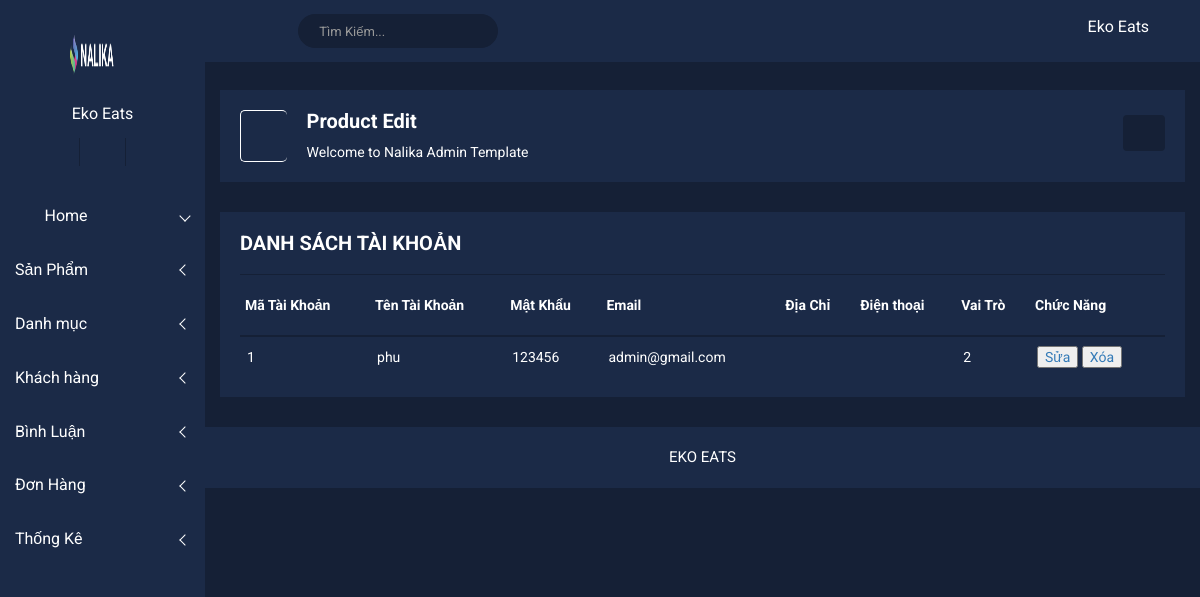
The page /admin/index.php?act=dstk on the database its author committed.
### tables this page shows
CREATE TABLE `taikhoan` (
  `id` int NOT NULL,
  `user` varchar(50) NOT NULL,
  `pass` varchar(50) NOT NULL,
  `email` varchar(255) NOT NULL,
  `address` varchar(255) DEFAULT NULL,
  `tel` varchar(20) DEFAULT NULL,
  `role` int NOT NULL DEFAULT '0'
);

### model/pdo.php (called while the page is built, shortened)
<?php
function pdo_get_connection(){
    $dburl = "mysql:host=localhost;dbname=duanmau25;charset=utf8";
    $username = 'root';
    $password = '';
    $conn = new PDO($dburl, $username, $password);
    $conn->setAttribute(PDO::ATTR_ERRMODE, PDO::ERRMODE_EXCEPTION);
    return $conn;
}
function pdo_query($sql){
    $sql_args = array_slice(func_get_args(), 1);
    try{
        $conn = pdo_get_connection();
        $stmt = $conn->prepare($sql);
        $stmt->execute($sql_args);
        $rows = $stmt->fetchAll();
        return $rows;
    }
    catch(PDOException $e){
        throw $e;
    }
    finally{
        unset($conn);
    }
}

### model/taikhoan.php (called while the page is built, shortened)
<?php
    function loadall_taikhoan() {
        $sql="select * from taikhoan order by id desc";
        $listtaikhoan=pdo_query($sql);
        return $listtaikhoan;
    }
?>

### admin/taikhoan/dstk.php (the view)
<div class="breadcome-area">
                <div class="container-fluid">
                    <div class="row">
                        <div class="col-lg-12 col-md-12 col-sm-12 col-xs-12">
                            <div class="breadcome-list">
                                <div class="row">
                                    <div class="col-lg-6 col-md-6 col-sm-6 col-xs-6">
                                        <div class="breadcomb-wp">
											<div class="breadcomb-icon">
												<i class="icon nalika-home"></i>
											</div>
											<div class="breadcomb-ctn">
												<h2>Product Edit</h2>
												<p>Welcome to Nalika <span class="bread-ntd">Admin Template</span></p>
											</div>
										</div>
                                    </div>
                                    <div class="col-lg-6 col-md-6 col-sm-6 col-xs-6">
                                        <div class="breadcomb-report">
											<button data-toggle="tooltip" data-placement="left" title="Download Report" class="btn"><i class="icon nalika-download"></i></button>
										</div>
                                    </div>
                                </div>
                            </div>
                        </div>
                    </div>
                </div>
            </div>
        </div>
        <div class="single-product-tab-area mg-b-30">
<div class="product-status mg-b-30">
            <div class="container-fluid">
                <div class="row">
                    <div class="col-lg-12 col-md-12 col-sm-12 col-xs-12">
                        <div class="product-status-wrap">
                            <h4>DANH SÁCH TÀI KHOẢN</h4>
                            <table>
                                <tr>
                                    <th>Mã Tài Khoản</th>
                                    <th>Tên Tài Khoản</th>
                                    <th>Mật Khẩu</th>
                                    <th>Email</th>
                                    <th>Địa Chỉ</th>
                                    <th>Điện thoại</th>
                                    <th>Vai Trò</th>
                                    <th>Chức Năng</th>
                                </tr>
                                <tr>
                                <?php
                                     foreach ($listtaikhoan as $taikhoan) {
                                        extract($taikhoan);
                                        $suatk="index.php?act=suatk&id=".$id;
                                        $xoatk="index.php?act=xoatk&id=".$id;
                                        echo '<tr>
                                            <td>'.$id.'</td>
                                            <td>'.$user.'</td>
                                            <td>'.$pass.'</td>
                                            <td>'.$email.'</td>
                                            <td>'.$address.'</td>
                                            <td>'.$tel.'</td>
                                            <td>'.$role.'</td>
                                            <td><a href="'.$suatk.'"><input type="button" value="Sửa"></a> <a href="'.$xoatk.'">   <input type="button" value="Xóa"></a></td></td>
                                        </tr>';
                                     }
                                ?>
                            </table>
                        </div>
                    </div>
                </div>
            </div>
        </div>

### admin/css/main.css (style rules this page uses)
html { color: #222; font-size: 1em; line-height: 1.4; }

### rows shown on the page
taikhoan: id "1", user "phu", pass "123456", email "admin@gmail.com", role "2"
